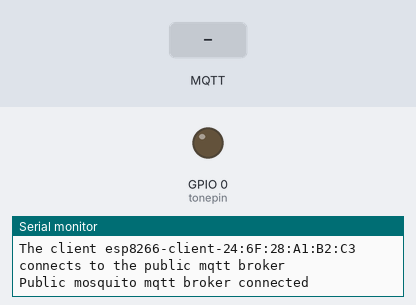
This sketch was run on a simulated ESP8266 (NodeMCU). Parts: output pins drawn as LEDs (lit = HIGH), the last lines printed to the serial monitor. The inputs (shaded band) are chosen by the test bench. WiFi joins after 1.5 s; servers stay silent unless stated; no MQTT or app messages arrive unless stated; pins used as bus, display or sensor lines are not drawn.

Above: at 2.7 s.
2.8 s: MQTT message "1" arrives on the first subscribed topic
At 3.6 s:
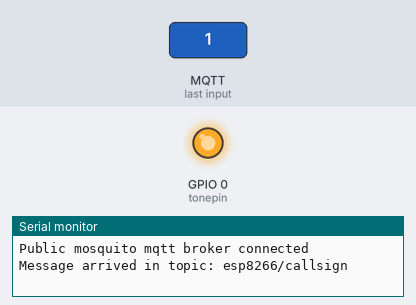
4.3 s: MQTT message "0" arrives on the first subscribed topic
At 4.7 s:
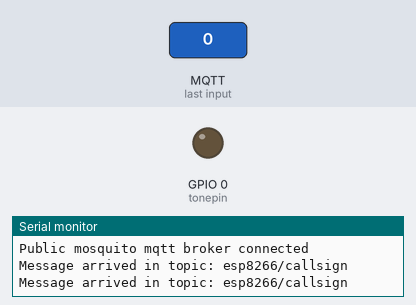
Timing chart, 0 to 7.3 s (numbered marks = the images above; inputs shaded):
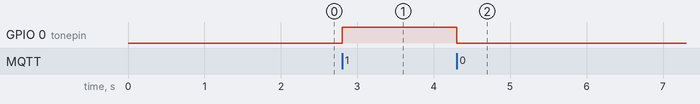

The sketch:

ESP8266.ino
```cpp
#include <ArduinoHttpClient.h>


#include <ESP8266WiFi.h>
#include <PubSubClient.h>

// WiFi
const char *ssid = "YOUR WIFI ID"; // Enter your WiFi name
const char *password = "YOUR WIFI PASSWORD";  // Enter WiFi password


int mute =0;


// MQTT Broker

const char *mqtt_broker = "test.mosquitto.org";

const char *topic = "esp8266/callsign";
const char *mqtt_username = "emqx";
const char *mqtt_password = "public";
const int mqtt_port = 1883;

// http://radiobox.scienceontheweb.net/straightkey.html for sending Morse KEY

// Assign output variables to GPIO pins
const int keyerpin = 2; // pin 1 (RX Pin) of esp8266-01 wifi module, where a Blue built in LED is connected onboard
const int tonepin = 0; // pin 0 of esp8266-01 wifi module


WiFiClient espClient;
PubSubClient client(espClient);

void setup() {

 // Initialize the output variables as outputs
  pinMode(keyerpin, OUTPUT);
  pinMode(tonepin, OUTPUT);

  // Set software serial baud to 115200;
  Serial.begin(115200);
  // connecting to a WiFi network
  WiFi.begin(ssid, password);
  while (WiFi.status() != WL_CONNECTED) {
      delay(500);
      Serial.println("Connecting to WiFi..");
  }
  Serial.println("Connected to the WiFi network");
  //connecting to a mqtt broker
  client.setServer(mqtt_broker, mqtt_port);
  client.setCallback(callback);
  while (!client.connected()) {
      String client_id = "esp8266-client-";
      client_id += String(WiFi.macAddress());
      Serial.printf("The client %s connects to the public mqtt broker\n", client_id.c_str());
      if (client.connect(client_id.c_str(), mqtt_username, mqtt_password)) {
          Serial.println("Public mosquito mqtt broker connected");
      } else {
          Serial.print("failed with state ");
          Serial.print(client.state());
          delay(2000);
      }
  }
  // publish and subscribe
    client.publish(topic, "u");
    client.subscribe(topic);
// client.publish(topic, "hello emqx");
  //client.subscribe(topic);


}

void callback(char *topic, byte *payload, unsigned int length) {
 Serial.print("Message arrived in topic: ");
Serial.println(topic);
Serial.println();
if((char) payload[0] =='1'){

 digitalWrite(keyerpin, HIGH);

if(mute == 0){
digitalWrite(tonepin, HIGH);
}

  }

if((char) payload[0] =='0'){

  digitalWrite(keyerpin, LOW);
  digitalWrite(tonepin, LOW);


  }


if((char) payload[0] =='2'){

mute = 1;


  }


if((char) payload[0] =='3'){

mute = 0;


  }


}

void loop() {
  client.loop();
}
```

Measured:
- after the input at 2.8 s, GPIO 0 (tonepin): LOW → HIGH at once
- after the input at 4.3 s, GPIO 0 (tonepin): HIGH → LOW at once
